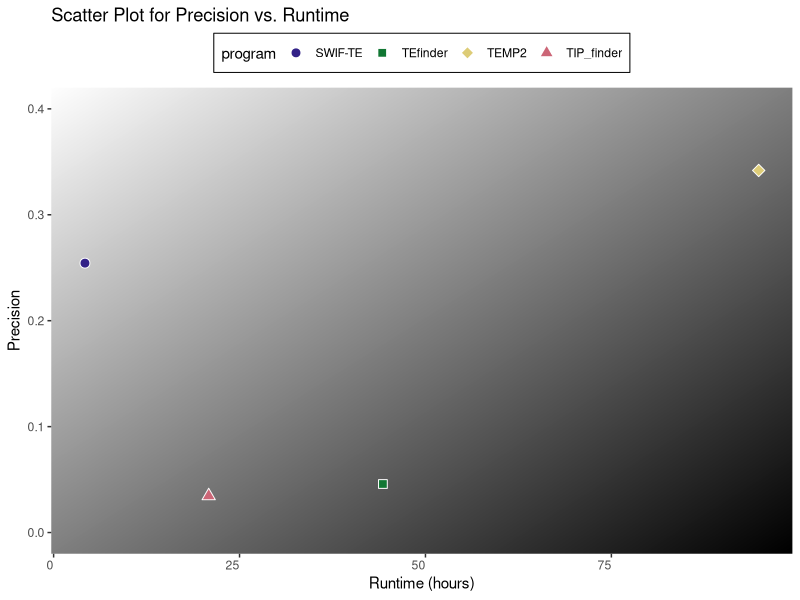
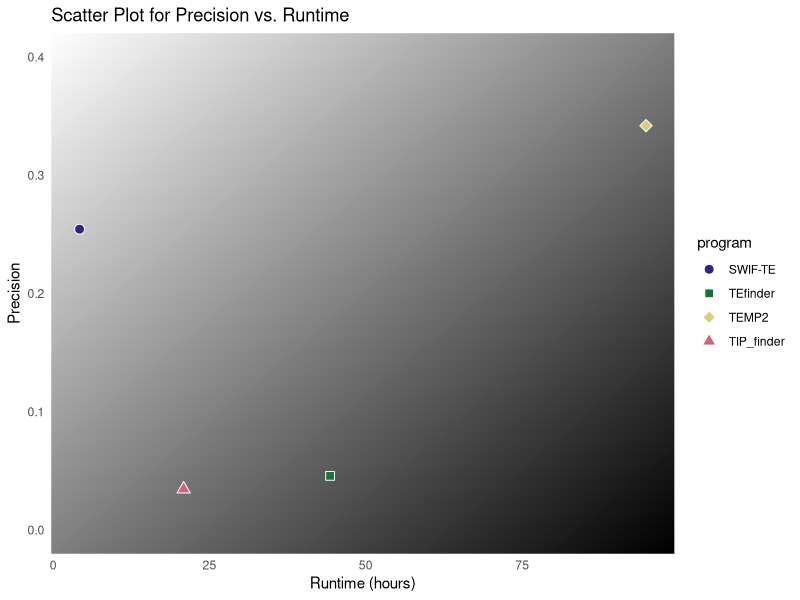
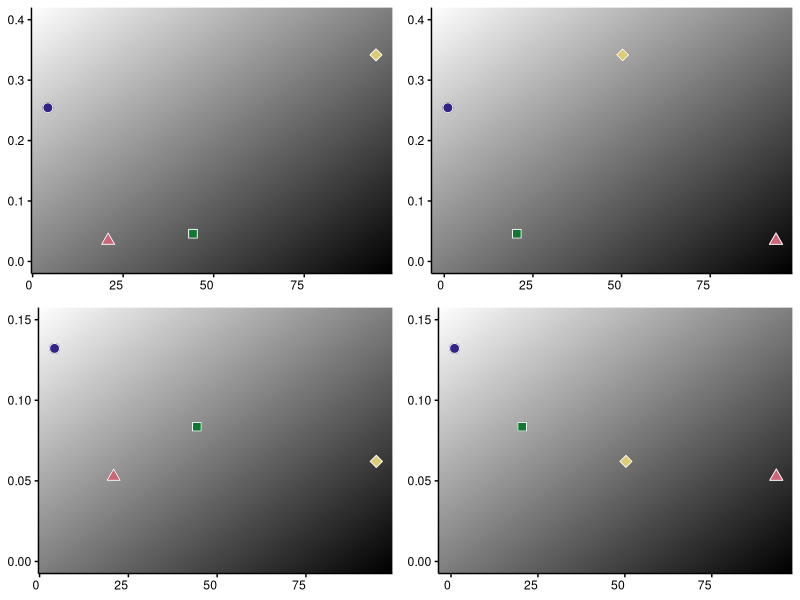
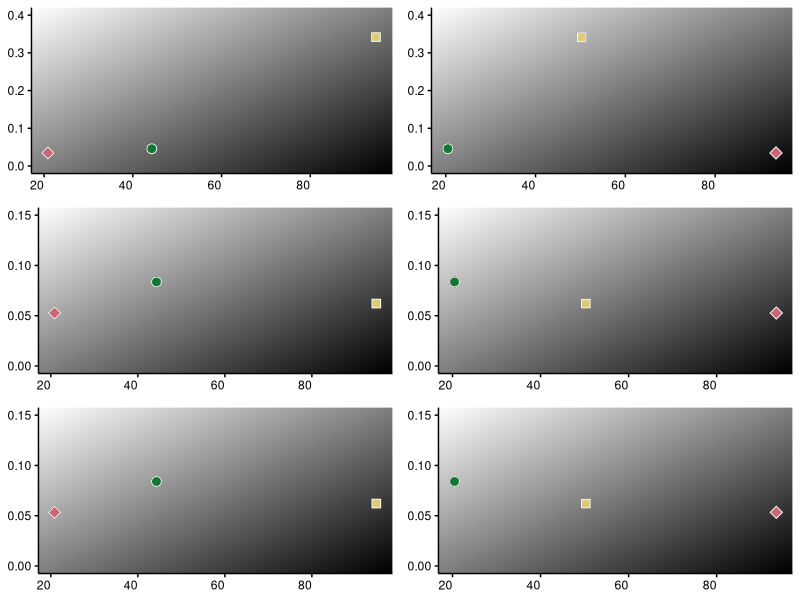
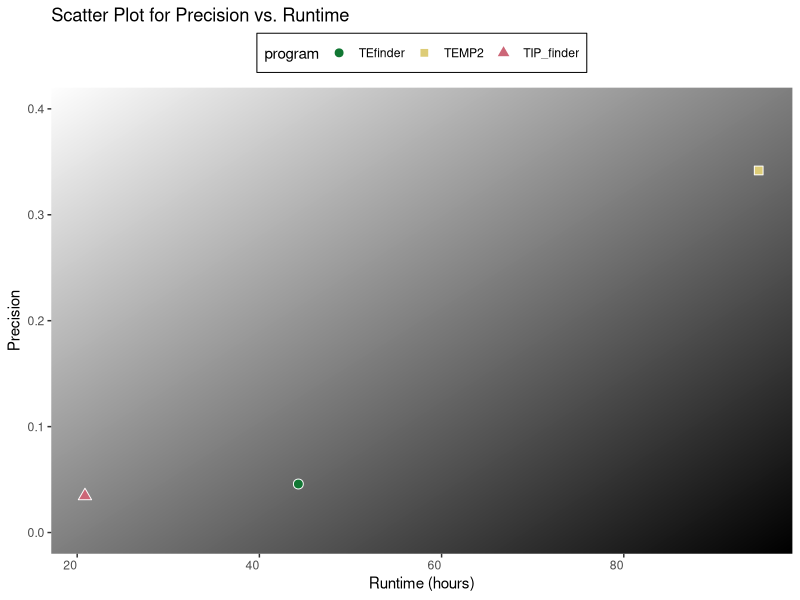

Write R code to recreate these figures, in order.
## ---- chunk 1
knitr::opts_chunk$set(echo = TRUE)
## ---- chunk 2
#loading libraries
library(ggplot2)
library(tidyr)
#library(devtools)
library(dplyr)
library(grid)
library(RColorBrewer)
library(gridExtra)
#SWIFTE_colors2 <- c("#8dd3c7", "#ffffb3", "#bebada", "#fb8072", "#80b1d3", "#fdb462")

SWIFTE_colors <- c("#332288", "#117733", "#DDCC77", "#CC6677", "#AA4499", "#882255", "#44AA99", "#88CCEE")
## ---- chunk 3
#making gradient for plots function
make_gradient <- function(deg = 45, n = 100, cols = blues9) {
  cols <- colorRampPalette(cols)(n + 1)
  rad <- deg / (180 / pi)
  mat <- matrix(
    data = rep(seq(0, 1, length.out = n) * cos(rad), n),
    byrow = TRUE,
    ncol = n
  ) +
  matrix(
    data = rep(seq(0, 1, length.out = n) * sin(rad), n),
    byrow = FALSE,
    ncol = n
  )
  mat <- mat - min(mat)
  mat <- mat / max(mat)
  mat <- 1 + mat * n
  mat <- matrix(data = cols[round(mat)], ncol = n)
  grid::rasterGrob(
    image = mat,
    width = unit(1, "npc"),
    height = unit(1, "npc"), 
    interpolate = TRUE
  )
}
g <- make_gradient(
  deg = 45, n = 500, cols = brewer.pal(9, "Greys")
)

## ---- chunk 4
# Define the make_gradient function
make_gradient <- function(deg = 45, n = 100, darkest_color = "#000000", lighter_color = "#FFFFFF") {
  cols <- colorRampPalette(c(lighter_color, darkest_color))(n + 1)
  rad <- deg / (180 / pi)
  mat <- matrix(
    data = rep(seq(0, 1, length.out = n) * cos(rad), n),
    byrow = TRUE,
    ncol = n
  ) +
  matrix(
    data = rep(seq(0, 1, length.out = n) * sin(rad), n),
    byrow = FALSE,
    ncol = n
  )
  mat <- mat - min(mat)
  mat <- mat / max(mat)
  mat <- 1 + mat * n
  mat <- matrix(data = cols[round(mat)], ncol = n)
  grid::rasterGrob(
    image = mat,
    width = unit(1, "npc"),
    height = unit(1, "npc"), 
    interpolate = TRUE
  )
}

# Assuming g is defined using make_gradient function
g <- make_gradient(
  deg = 45, n = 500,
  darkest_color = "#000000",  # Change this to your desired darkest color (black)
  lighter_color = "#FFFFFF"   # Change this to your desired lighter color (white)
)


## ---- chunk 5
# Define the column names
column_names <- c("program_name", "precision", "FDR", "sensitivity", "F1", "power_of_discovery", "memory", "runtime")

# Define the input data
results <- c("program_name", "TP", "FP", "FN", "memory", "runtime")

TIP_finder_results <- c("TIP_finder", 655, 70796, 10568, 0.005161, 4.1415)
TEfinder_results <- c("TEfinder", 1213, 80687, 10025, 0.001129, 8.794)
TEMP2_results <- c("TEMP2", 610, 1001, 10616, 0.002775, 18.83)
SWIFTE_results <- c("SWIF-TE", 1438, 3803, 9787, 0.000056, 0.83684)

# Create a data frame
results_df <- data.frame(
  program_name = c(TIP_finder_results[1], TEfinder_results[1], TEMP2_results[1], SWIFTE_results[1]),
  TP = as.numeric(c(TIP_finder_results[2], TEfinder_results[2], TEMP2_results[2], SWIFTE_results[2])),
  FP = as.numeric(c(TIP_finder_results[3], TEfinder_results[3], TEMP2_results[3], SWIFTE_results[3])),
  FN = as.numeric(c(TIP_finder_results[4], TEfinder_results[4], TEMP2_results[4], SWIFTE_results[4])),
  memory = as.numeric(c(TIP_finder_results[5], TEfinder_results[5], TEMP2_results[5], SWIFTE_results[5])),
  runtime = as.numeric(c(TIP_finder_results[6], TEfinder_results[6], TEMP2_results[6], SWIFTE_results[6]))
)

# Calculate precision
results_df$precision <- results_df$TP / (results_df$TP + results_df$FP)

# Calculate FDR
results_df$FDR <- results_df$FP / (results_df$TP + results_df$FP)

# Calculate sensitivity
results_df$sensitivity <- results_df$TP / (results_df$TP + results_df$FN)

# Calculate F1 score
results_df$F1 <- 2 * (results_df$precision * results_df$sensitivity) / (results_df$precision + results_df$sensitivity)

# Calculate power of discovery
results_df$power_of_discovery <- results_df$TP / (11227)

# Print the data frame

#multiplying by num of TEs run on
results_df$runtime <- ((results_df$runtime * 18126) / 3600)
results_df$memory <- results_df$memory * 18126
# Check the data types
str(results_df)
print(results_df)
results_df['unweighted_score'] = (results_df['precision'] + results_df['sensitivity'] +results_df['F1'] + results_df['runtime'] + results_df['memory'] + results_df['FDR'] + results_df['power_of_discovery'])/7
# Define weights
# Weighting factors
weight_precision <- 0.4
weight_runtime <- 0.2
weight_memory <- 0.2
weight_sensitivity <- 0.1
weight_power_of_discovery <- 0.1
weight_FDR <- 0.0  # No weight for FDR in this scenario

# Combine metrics into the final score with weighted contributions
results_df$weighted_score <- (weight_precision * results_df$precision) + 
                              (weight_runtime * results_df$runtime) + 
                              (weight_memory * results_df$memory) +
                              (weight_sensitivity * results_df$sensitivity) +
                              (weight_power_of_discovery * results_df$power_of_discovery) +
                              (weight_FDR * results_df$FDR)

# Find minimum and maximum scores
min_score <- min(results_df$weighted_score)
max_score <- max(results_df$weighted_score)

# Print weighted scores and dataframe
print(results_df$weighted_score)
print(results_df)

#############################################

# Define custom scaling functions
scale_to_01 <- function(x, ideal_value) {
  return(ifelse(ideal_value == 0, 0, x / ideal_value))
}

scale_to_10 <- function(x, ideal_value) {
  return(ifelse(ideal_value == 0, 0, 1 - (x / ideal_value)))
}

# Define ideal values for scaling
ideal_precision <- 1
ideal_sensitivity <- 1
ideal_F1 <- 1
ideal_power_of_discovery <- 1
ideal_FDR <- 1e-10  # A small non-zero value to prevent division by zero
ideal_runtime <- 1e-10  # A small non-zero value to prevent division by zero
ideal_memory <- 1e-10  # A small non-zero value to prevent division by zero

# Scale each metric
scaled_precision <- scale_to_01(results_df$precision, ideal_precision)
scaled_sensitivity <- scale_to_01(results_df$sensitivity, ideal_sensitivity)
scaled_F1 <- scale_to_01(results_df$F1, ideal_F1)
scaled_power_of_discovery <- scale_to_01(results_df$power_of_discovery, ideal_power_of_discovery)
scaled_FDR <- scale_to_10(results_df$FDR, ideal_FDR)
scaled_runtime <- scale_to_10(results_df$runtime, ideal_runtime)
scaled_memory <- scale_to_10(results_df$memory, ideal_memory)

# Weighting factors
weight_precision <- 0.4
weight_runtime <- 0.2
weight_memory <- 0.2
weight_sensitivity <- 0.1
weight_power_of_discovery <- 0.1
weight_FDR <- 0.0  # No weight for FDR in this scenario

# Combine scaled metrics into the final score with weighted contributions
results_df$weighted_score <- (weight_precision * scaled_precision) + 
                              (weight_runtime * scaled_runtime) + 
                              (weight_memory * scaled_memory) +
                              (weight_sensitivity * scaled_sensitivity) +
                              (weight_power_of_discovery * scaled_power_of_discovery) +
                              (weight_FDR * scaled_FDR)

# Find minimum and maximum scores
min_score <- min(results_df$weighted_score)
max_score <- max(results_df$weighted_score)

# Scale final scores to range [0, 1]
results_df$scaled_score <- (results_df$weighted_score - min_score) / (max_score - min_score)

# Print scaled scores and dataframe
print(results_df$scaled_score)
print(results_df)


## ---- chunk 6
column_names <- c("program_name", "precision", "FDR", "sensitivity", "F1", "power_of_discovery", "memory", "runtime")



TEMP2_results <- c("TEMP2", 0.3418342325, 0.6581657675, 0.06208247974, 0.1050806573, 0.06208247974, 0.002775, 18.83)
SWIFTE_results <- c("SWIF-TE", 0.254327335, 0.745672665, 0.1321813485, 0.1739538155, 0.1321813485, 0.000056, 0.83684)
TEfinder_results <- c("TEfinder", 0.04581872521, 0.9541812748, 0.08358496896, 0.05919084071, 0.08402674436, 0.001129, 8.794)
TIP_finder_results <- c("TIP_finder", 0.0346028861, 0.9653971139, 0.05270774781, 0.04177819155, 0.05336295613, 0.005161, 4.1415)


# Create a data frame
results_df <- data.frame(
  program_name = c(TEMP2_results[1], SWIFTE_results[1], TEfinder_results[1], TIP_finder_results[1]),
  precision = c(TEMP2_results[2], SWIFTE_results[2], TEfinder_results[2], TIP_finder_results[2]),
  FDR = c(TEMP2_results[3], SWIFTE_results[3], TEfinder_results[3], TIP_finder_results[3]),
  sensitivity = c(TEMP2_results[4], SWIFTE_results[4], TEfinder_results[4], TIP_finder_results[4]),
  F1 = c(TEMP2_results[5], SWIFTE_results[5], TEfinder_results[5], TIP_finder_results[5]),
  power_of_discovery = c(TEMP2_results[6], SWIFTE_results[6], TEfinder_results[6], TIP_finder_results[6]),
  memory = c(TEMP2_results[7], SWIFTE_results[7], TEfinder_results[7], TIP_finder_results[7]),
  runtime = c(TEMP2_results[8], SWIFTE_results[8], TEfinder_results[8], TIP_finder_results[8])
)

# Print the data frame
print(results_df)

numeric_columns <- c("precision", "FDR", "sensitivity", "F1", "power_of_discovery", "memory", "runtime")

# Convert the specified columns to numeric
results_df[numeric_columns] <- apply(results_df[numeric_columns], 2, as.numeric)

# Check the data types
str(results_df)
# Convert elements to numeric if they are not already
TEMP2_results[8] <- as.numeric(TEMP2_results[8])
SWIFTE_results[8] <- as.numeric(SWIFTE_results[8])
TEfinder_results[8] <- as.numeric(TEfinder_results[8])
TIP_finder_results[8] <- as.numeric(TIP_finder_results[8])
#multiplying by num of TEs run on
results_df$runtime <- ((results_df$runtime * 18126) / 3600)
results_df$memory <- results_df$memory * 18126

## ---- chunk 7

results_plot <- results_df %>%
  ggplot(aes(x = runtime, y = precision, shape = program_name, fill = program_name)) +
  annotation_custom(
    grob = g, xmin = -Inf, xmax = Inf, ymin = -Inf, ymax = Inf
  ) +
  geom_point(size=3, colour='white') +
  labs(
    title = "Scatter Plot for Precision vs. Runtime",
    x = "Runtime (hours)",
    y = "Precision",
    fill = "program"  # Set the legend title for fill
  ) +
  ylim(0, 0.4) +
  scale_fill_manual(values = c("SWIF-TE" = SWIFTE_colors[1], "TEfinder" = SWIFTE_colors[2], "TEMP2" = SWIFTE_colors[3], "TIP_finder" = SWIFTE_colors[4])) +
  scale_shape_manual(values = c(21,22,23,24)) +
  guides(
    shape = guide_legend(title = "program"),  # Set the legend title for shape
    fill = guide_legend(title = "program")   # Set the legend title for fill
  ) +
  theme(axis.text.x = element_text(angle = 0, hjust = 1),
    panel.background = element_rect(fill='transparent'), #transparent panel bg
    plot.background = element_rect(fill='transparent', color=NA), #transparent plot bg
    panel.grid.major = element_blank(), #remove major gridlines
    panel.grid.minor = element_blank(),
    legend.key = element_rect(fill = "transparent"), 
    legend.background = element_rect(fill='transparent'), #transparent legend bg
    legend.box.background = element_rect(fill = NA, color = "black"),
    legend.text = element_text(color="black"),
    legend.title = element_text(color="black"),
    legend.position= "top"
    #transparent legend panel
  ) 
    
results_plot
#ggsave('myplot.png', results_plot, bg='transparent')
#change runtime from seconds to minutes or hours etc., add white or black outline to shapes

## ---- chunk 8
library(ggplot2)
library(gridExtra)

# Assuming g is defined previously

results_plot <- results_df %>%
  ggplot(aes(x = runtime, y = precision, shape = program_name, fill = program_name)) +
  annotation_custom(
    grob = g, xmin = -Inf, xmax = Inf, ymin = -Inf, ymax = Inf
  ) +
  geom_point(size=3, colour='white') +
  theme(axis.text.x = element_text(angle = 0, hjust = 1)) +
  labs(
    title = "Scatter Plot for Precision vs. Runtime",
    x = "Runtime (hours)",
    y = "Precision",
    fill = "program"  # Set the legend title for fill
  ) +
  ylim(0, 0.4) +
  theme(legend.position = "bottom") + 
  scale_fill_manual(values = c("SWIF-TE" = SWIFTE_colors[1], "TEfinder" = SWIFTE_colors[2], "TEMP2" = SWIFTE_colors[3], "TIP_finder" = SWIFTE_colors[4])) +
  scale_shape_manual(values = c(21,22,23,24)) +
  guides(
    shape = guide_legend(title = "program"),  # Set the legend title for shape
    fill = guide_legend(title = "program")   # Set the legend title for fill
  ) +
  theme(
    panel.background = element_rect(fill='transparent'), #transparent panel bg
    plot.background = element_rect(fill='transparent', color=NA), #transparent plot bg
    panel.grid.major = element_blank(), #remove major gridlines
    panel.grid.minor = element_blank(),
    legend.background = element_rect(fill='transparent'),# Set legend box color
    legend.box.background = element_rect(fill='white'), # Set legend box color
    legend.text = element_text(color = "white"), # Set legend text color
    legend.title = element_text(color = "white",hjust = 0.5) # Set legend title color
  ) +
  theme_minimal() # Apply a minimal theme for better aesthetics

#ggsave('myplot.png', results_plot, bg='transparent')
results_plot
## ---- chunk 9


# Scatter Plot for Precision vs. Runtime
plot1 <- results_df %>%
  ggplot(aes(x = runtime, y = precision, shape = program_name, fill = program_name)) +
  annotation_custom(
    grob = g, xmin = -Inf, xmax = Inf, ymin = -Inf, ymax = Inf
  ) + 
  geom_point(size = 3) +
  theme(axis.text.x = element_text(angle = 0, hjust = 1)) +
  scale_fill_manual(values = c("SWIF-TE" = SWIFTE_colors[1], "TEfinder" = SWIFTE_colors[2], "TEMP2" = SWIFTE_colors[3], "TIP_finder" = SWIFTE_colors[4])) +
  scale_shape_manual(values = c(21,22,23,24))+
  geom_point(size=3, colour='white') +
  guides(color = "none", shape = "none")+
  labs(x = NULL, y = NULL) +
  ylim(0, 0.4)+ 
  theme( text = element_text(color = "black"),
    axis.line = element_line(color = "black"),
    axis.ticks = element_line(color = "black"),  
    axis.text = element_text(color = "black"), 
    legend.position = "none",
    panel.background = element_rect(fill='transparent'), #transparent panel bg
    plot.background = element_rect(fill='transparent', color=NA), #transparent plot bg
    panel.grid.major = element_blank(), #remove major gridlines
    panel.grid.minor = element_blank(), #remove minor gridlines
    
  )

# Scatter Plot for Sensitivity vs. Runtime
plot2 <- results_df %>%
  ggplot(aes(x = runtime, y = sensitivity, shape = program_name, fill = program_name)) + annotation_custom(
    grob = g, xmin = -Inf, xmax = Inf, ymin = -Inf, ymax = Inf
  ) +
  geom_point(size = 3) +
  theme(axis.text.x = element_text(angle = 0, hjust = 1)) + 
  scale_fill_manual(values = c("SWIF-TE" = SWIFTE_colors[1], "TEfinder" = SWIFTE_colors[2], "TEMP2" = SWIFTE_colors[3], "TIP_finder" = SWIFTE_colors[4])) +
  scale_shape_manual(values = c(21,22,23,24))+
  geom_point(size=3, colour='white') +
  guides(color = "none", shape = "none")+
  labs(x = NULL, y = NULL) +
  ylim(0, 0.15)+ 
  theme( text = element_text(color = "black"),
    axis.line = element_line(color = "black"),
    axis.ticks = element_line(color = "black"),  
    axis.text = element_text(color = "black"), 
    legend.position = "none",
    panel.background = element_rect(fill='transparent'), #transparent panel bg
    plot.background = element_rect(fill='transparent', color=NA), #transparent plot bg
    panel.grid.major = element_blank(), #remove major gridlines
    panel.grid.minor = element_blank(), #remove minor gridlines
    
  )

# Scatter Plot for Power of Discovery vs. Runtime
plot3 <- results_df %>%
  ggplot(aes(x = runtime, y = F1, shape = program_name, fill = program_name)) +
  annotation_custom(
    grob = g, xmin = -Inf, xmax = Inf, ymin = -Inf, ymax = Inf
  ) +
  geom_point(size = 3) +
  theme(axis.text.x = element_text(angle = 0, hjust = 1)) + 
  scale_fill_manual(values = c("SWIF-TE" = SWIFTE_colors[1], "TEfinder" = SWIFTE_colors[2], "TEMP2" = SWIFTE_colors[3], "TIP_finder" = SWIFTE_colors[4])) +
  scale_shape_manual(values = c(21,22,23,24))+
  geom_point(size=3, colour='white') +
  guides(color = "none", shape = "none")+
  labs(x = NULL, y = NULL)+
  ylim(0, 0.2)+ 
  theme( text = element_text(color = "black"),
    axis.line = element_line(color = "black"),
    axis.ticks = element_line(color = "black"), 
    axis.text = element_text(color = "black"), 
    legend.position = "none",
    panel.background = element_rect(fill='transparent'), #transparent panel bg
    plot.background = element_rect(fill='transparent', color=NA), #transparent plot bg
    panel.grid.major = element_blank(), #remove major gridlines
    panel.grid.minor = element_blank(), #remove minor gridlines
    
  )
# Scatter Plot for Precision vs. Memory
plot4 <- results_df %>%
  ggplot(aes(x = memory, y = precision, shape = program_name, fill = program_name)) +
  annotation_custom(
    grob = g, xmin = -Inf, xmax = Inf, ymin = -Inf, ymax = Inf
  ) +
  geom_point(size = 3) +
  theme(axis.text.x = element_text(angle = 0, hjust = 1)) +
  scale_fill_manual(values = c("SWIF-TE" = SWIFTE_colors[1], "TEfinder" = SWIFTE_colors[2], "TEMP2" = SWIFTE_colors[3], "TIP_finder" = SWIFTE_colors[4])) +
  scale_shape_manual(values = c(21,22,23,24))+
  geom_point(size=3, colour='white') +
  labs(x = "Memory (Gb/TE)", y = "Precision")+
  guides(color = "none", shape = "none")+
  labs(x = NULL, y = NULL)+
  ylim(0, 0.4)+ 
  theme( text = element_text(color = "black"),
    axis.line = element_line(color = "black"),
    axis.ticks = element_line(color = "black"),  
    axis.text = element_text(color = "black"), 
    legend.position = "none",
    panel.background = element_rect(fill='transparent'), #transparent panel bg
    plot.background = element_rect(fill='transparent', color=NA), #transparent plot bg
    panel.grid.major = element_blank(), #remove major gridlines
    panel.grid.minor = element_blank(), #remove minor gridlines
    
  )
# Scatter Plot for Sensitivity vs. Memory
plot5 <- results_df %>%
  ggplot(aes(x = memory, y = sensitivity, shape = program_name, fill = program_name)) +
  annotation_custom(
    grob = g, xmin = -Inf, xmax = Inf, ymin = -Inf, ymax = Inf
  ) +
  geom_point(size = 3) +
  theme(axis.text.x = element_text(angle = 0, hjust = 1)) + 
  scale_fill_manual(values = c("SWIF-TE" = SWIFTE_colors[1], "TEfinder" = SWIFTE_colors[2], "TEMP2" = SWIFTE_colors[3], "TIP_finder" = SWIFTE_colors[4])) +
  scale_shape_manual(values = c(21,22,23,24))+
  geom_point(size=3, colour='white') +
  labs(x = "Memory (Gb/TE)", y = "Sensitivity")+
  guides(color = "none", shape = "none")+
  labs(x = NULL, y = NULL)+
  ylim(0, 0.15)+ 
  theme(text = element_text(color = "black"),
    axis.line = element_line(color = "black"),
    axis.ticks = element_line(color = "black"), 
    axis.text = element_text(color = "black"), 
    legend.position = "none",
    panel.background = element_rect(fill='transparent'), #transparent panel bg
    plot.background = element_rect(fill='transparent', color=NA), #transparent plot bg
    panel.grid.major = element_blank(), #remove major gridlines
    panel.grid.minor = element_blank(), #remove minor gridlines
    
  )
# Scatter Plot for Power of Discovery vs. Memory
plot6 <- results_df %>%
  ggplot(aes(x = memory, y = F1, shape = program_name, fill = program_name)) +
  annotation_custom(
    grob = g, xmin = -Inf, xmax = Inf, ymin = -Inf, ymax = Inf
  ) +
  geom_point(size = 3) +
  theme(axis.text.x = element_text(angle = 0, hjust = 1)) +
  scale_fill_manual(values = c("SWIF-TE" = SWIFTE_colors[1], "TEfinder" = SWIFTE_colors[2], "TEMP2" = SWIFTE_colors[3], "TIP_finder" = SWIFTE_colors[4])) +
  scale_shape_manual(values = c(21,22,23,24))+
  geom_point(size=3, colour='white') +
  labs(x = "Memory (Gb/TE)", y = "Power of Discovery")+
  guides(color = "none", shape = "none")+
  labs(x = NULL, y = NULL)+
  ylim(0, 0.2)+ 
  theme( text = element_text(color = "black"),
    axis.line = element_line(color = "black"),
    axis.ticks = element_line(color = "black"),  
    axis.text = element_text(color = "black"), 
    legend.position = "none",
    panel.background = element_rect(fill='transparent'), #transparent panel bg
    plot.background = element_rect(fill='transparent', color=NA), #transparent plot bg
    panel.grid.major = element_blank(), #remove major gridlines
    panel.grid.minor = element_blank(), #remove minor gridlines
    
  )
# Your individual plot code (plot1, plot4, plot2, plot5, plot3, plot6) here

# Combine the plots in a 2x3 grid
#combined_plot <- grid.arrange(plot1, plot4, plot2, plot5, plot3, plot6, ncol = 2)
combined_plot_update <- grid.arrange(plot1, plot4, plot2, plot5, ncol = 2)
# Save the combined plot with specific dimensions
#ggsave("output_plot.png", plot = combined_plot, width = 7.5, height = 5, units = "in", dpi = 300, bg='transparent')

## ---- chunk 10
filtered_results <- results_df %>%
  filter(program_name != "SWIF-TE")

# Scatter Plot for Precision vs. Runtime
plot1 <- filtered_results %>%
  ggplot(aes(x = runtime, y = precision, shape = program_name, fill = program_name)) +
  annotation_custom(
    grob = g, xmin = -Inf, xmax = Inf, ymin = -Inf, ymax = Inf
  ) + 
  geom_point(size = 3) +
  theme(axis.text.x = element_text(angle = 0, hjust = 1)) +
  scale_fill_manual(values = c("SWIF-TE" = SWIFTE_colors[1], "TEfinder" = SWIFTE_colors[2], "TEMP2" = SWIFTE_colors[3], "TIP_finder" = SWIFTE_colors[4])) +
  scale_shape_manual(values = c(21,22,23,24))+
  geom_point(size=3, colour='white') +
  guides(color = "none", shape = "none")+
  labs(x = NULL, y = NULL) +
  ylim(0, 0.4)+ 
  theme( text = element_text(color = "black"),
    axis.line = element_line(color = "black"),
    axis.ticks = element_line(color = "black"),  
    axis.text = element_text(color = "black"), 
    legend.position = "none",
    panel.background = element_rect(fill='transparent'), #transparent panel bg
    plot.background = element_rect(fill='transparent', color=NA), #transparent plot bg
    panel.grid.major = element_blank(), #remove major gridlines
    panel.grid.minor = element_blank(), #remove minor gridlines
    
  )

# Scatter Plot for Sensitivity vs. Runtime
plot2 <- filtered_results %>%
  ggplot(aes(x = runtime, y = sensitivity, shape = program_name, fill = program_name)) + annotation_custom(
    grob = g, xmin = -Inf, xmax = Inf, ymin = -Inf, ymax = Inf
  ) +
  geom_point(size = 3) +
  theme(axis.text.x = element_text(angle = 0, hjust = 1)) + 
  scale_fill_manual(values = c("SWIF-TE" = SWIFTE_colors[1], "TEfinder" = SWIFTE_colors[2], "TEMP2" = SWIFTE_colors[3], "TIP_finder" = SWIFTE_colors[4])) +
  scale_shape_manual(values = c(21,22,23,24))+
  geom_point(size=3, colour='white') +
  guides(color = "none", shape = "none")+
  labs(x = NULL, y = NULL) +
  ylim(0, 0.15)+ 
  theme( text = element_text(color = "black"),
    axis.line = element_line(color = "black"),
    axis.ticks = element_line(color = "black"),  
    axis.text = element_text(color = "black"), 
    legend.position = "none",
    panel.background = element_rect(fill='transparent'), #transparent panel bg
    plot.background = element_rect(fill='transparent', color=NA), #transparent plot bg
    panel.grid.major = element_blank(), #remove major gridlines
    panel.grid.minor = element_blank(), #remove minor gridlines
    
  )

# Scatter Plot for Power of Discovery vs. Runtime
plot3 <- filtered_results %>%
  ggplot(aes(x = runtime, y = power_of_discovery, shape = program_name, fill = program_name)) +
  annotation_custom(
    grob = g, xmin = -Inf, xmax = Inf, ymin = -Inf, ymax = Inf
  ) +
  geom_point(size = 3) +
  theme(axis.text.x = element_text(angle = 0, hjust = 1)) + 
  scale_fill_manual(values = c("SWIF-TE" = SWIFTE_colors[1], "TEfinder" = SWIFTE_colors[2], "TEMP2" = SWIFTE_colors[3], "TIP_finder" = SWIFTE_colors[4])) +
  scale_shape_manual(values = c(21,22,23,24))+
  geom_point(size=3, colour='white') +
  guides(color = "none", shape = "none")+
  labs(x = NULL, y = NULL)+
  ylim(0, 0.15)+ 
  theme( text = element_text(color = "black"),
    axis.line = element_line(color = "black"),
    axis.ticks = element_line(color = "black"), 
    axis.text = element_text(color = "black"), 
    legend.position = "none",
    panel.background = element_rect(fill='transparent'), #transparent panel bg
    plot.background = element_rect(fill='transparent', color=NA), #transparent plot bg
    panel.grid.major = element_blank(), #remove major gridlines
    panel.grid.minor = element_blank(), #remove minor gridlines
    
  )
# Scatter Plot for Precision vs. Memory
plot4 <- filtered_results %>%
  ggplot(aes(x = memory, y = precision, shape = program_name, fill = program_name)) +
  annotation_custom(
    grob = g, xmin = -Inf, xmax = Inf, ymin = -Inf, ymax = Inf
  ) +
  geom_point(size = 3) +
  theme(axis.text.x = element_text(angle = 0, hjust = 1)) +
  scale_fill_manual(values = c("SWIF-TE" = SWIFTE_colors[1], "TEfinder" = SWIFTE_colors[2], "TEMP2" = SWIFTE_colors[3], "TIP_finder" = SWIFTE_colors[4])) +
  scale_shape_manual(values = c(21,22,23,24))+
  geom_point(size=3, colour='white') +
  labs(x = "Memory (Gb/TE)", y = "Precision")+
  guides(color = "none", shape = "none")+
  labs(x = NULL, y = NULL)+
  ylim(0, 0.4)+ 
  theme( text = element_text(color = "black"),
    axis.line = element_line(color = "black"),
    axis.ticks = element_line(color = "black"),  
    axis.text = element_text(color = "black"), 
    legend.position = "none",
    panel.background = element_rect(fill='transparent'), #transparent panel bg
    plot.background = element_rect(fill='transparent', color=NA), #transparent plot bg
    panel.grid.major = element_blank(), #remove major gridlines
    panel.grid.minor = element_blank(), #remove minor gridlines
    
  )
# Scatter Plot for Sensitivity vs. Memory
plot5 <- filtered_results %>%
  ggplot(aes(x = memory, y = sensitivity, shape = program_name, fill = program_name)) +
  annotation_custom(
    grob = g, xmin = -Inf, xmax = Inf, ymin = -Inf, ymax = Inf
  ) +
  geom_point(size = 3) +
  theme(axis.text.x = element_text(angle = 0, hjust = 1)) + 
  scale_fill_manual(values = c("SWIF-TE" = SWIFTE_colors[1], "TEfinder" = SWIFTE_colors[2], "TEMP2" = SWIFTE_colors[3], "TIP_finder" = SWIFTE_colors[4])) +
  scale_shape_manual(values = c(21,22,23,24))+
  geom_point(size=3, colour='white') +
  labs(x = "Memory (Gb/TE)", y = "Sensitivity")+
  guides(color = "none", shape = "none")+
  labs(x = NULL, y = NULL)+
  ylim(0, 0.15)+ 
  theme(text = element_text(color = "black"),
    axis.line = element_line(color = "black"),
    axis.ticks = element_line(color = "black"), 
    axis.text = element_text(color = "black"), 
    legend.position = "none",
    panel.background = element_rect(fill='transparent'), #transparent panel bg
    plot.background = element_rect(fill='transparent', color=NA), #transparent plot bg
    panel.grid.major = element_blank(), #remove major gridlines
    panel.grid.minor = element_blank(), #remove minor gridlines
    
  )
# Scatter Plot for Power of Discovery vs. Memory
plot6 <- filtered_results %>%
  ggplot(aes(x = memory, y = power_of_discovery, shape = program_name, fill = program_name)) +
  annotation_custom(
    grob = g, xmin = -Inf, xmax = Inf, ymin = -Inf, ymax = Inf
  ) +
  geom_point(size = 3) +
  theme(axis.text.x = element_text(angle = 0, hjust = 1)) +
  scale_fill_manual(values = c("SWIF-TE" = SWIFTE_colors[1], "TEfinder" = SWIFTE_colors[2], "TEMP2" = SWIFTE_colors[3], "TIP_finder" = SWIFTE_colors[4])) +
  scale_shape_manual(values = c(21,22,23,24))+
  geom_point(size=3, colour='white') +
  labs(x = "Memory (Gb/TE)", y = "Power of Discovery")+
  guides(color = "none", shape = "none")+
  labs(x = NULL, y = NULL)+
  ylim(0, 0.15)+ 
  theme( text = element_text(color = "black"),
    axis.line = element_line(color = "black"),
    axis.ticks = element_line(color = "black"),  
    axis.text = element_text(color = "black"), 
    legend.position = "none",
    panel.background = element_rect(fill='transparent'), #transparent panel bg
    plot.background = element_rect(fill='transparent', color=NA), #transparent plot bg
    panel.grid.major = element_blank(), #remove major gridlines
    panel.grid.minor = element_blank(), #remove minor gridlines
    
  )
# Your individual plot code (plot1, plot4, plot2, plot5, plot3, plot6) here

# Combine the plots in a 2x3 grid
combined_plot <- grid.arrange(plot1, plot4, plot2, plot5, plot3, plot6, ncol = 2)

# Save the combined plot with specific dimensions
#ggsave("output_plot.png", plot = combined_plot, width = 7.5, height = 5, units = "in", dpi = 300, bg='transparent')
results_plot <- filtered_results %>%
  ggplot(aes(x = runtime, y = precision, shape = program_name, fill = program_name)) +
  annotation_custom(
    grob = g, xmin = -Inf, xmax = Inf, ymin = -Inf, ymax = Inf
  ) +
  geom_point(size=3, colour='white') +
  labs(
    title = "Scatter Plot for Precision vs. Runtime",
    x = "Runtime (hours)",
    y = "Precision",
    fill = "program"  # Set the legend title for fill
  ) +
  ylim(0, 0.4) +
  scale_fill_manual(values = c("SWIF-TE" = SWIFTE_colors[1], "TEfinder" = SWIFTE_colors[2], "TEMP2" = SWIFTE_colors[3], "TIP_finder" = SWIFTE_colors[4])) +
  scale_shape_manual(values = c(21,22,24,23)) +
  guides(
    shape = guide_legend(title = "program"),  # Set the legend title for shape
    fill = guide_legend(title = "program")   # Set the legend title for fill
  ) +
  theme(axis.text.x = element_text(angle = 0, hjust = 1),
    panel.background = element_rect(fill='transparent'), #transparent panel bg
    plot.background = element_rect(fill='transparent', color=NA), #transparent plot bg
    panel.grid.major = element_blank(), #remove major gridlines
    panel.grid.minor = element_blank(),
    legend.key = element_rect(fill = "transparent"), 
    legend.background = element_rect(fill='transparent'), #transparent legend bg
    legend.box.background = element_rect(fill = NA, color = "black"),
    legend.text = element_text(color="black"),
    legend.title = element_text(color="black"),
    legend.position= "top"
    #transparent legend panel
  ) 
    
results_plot
